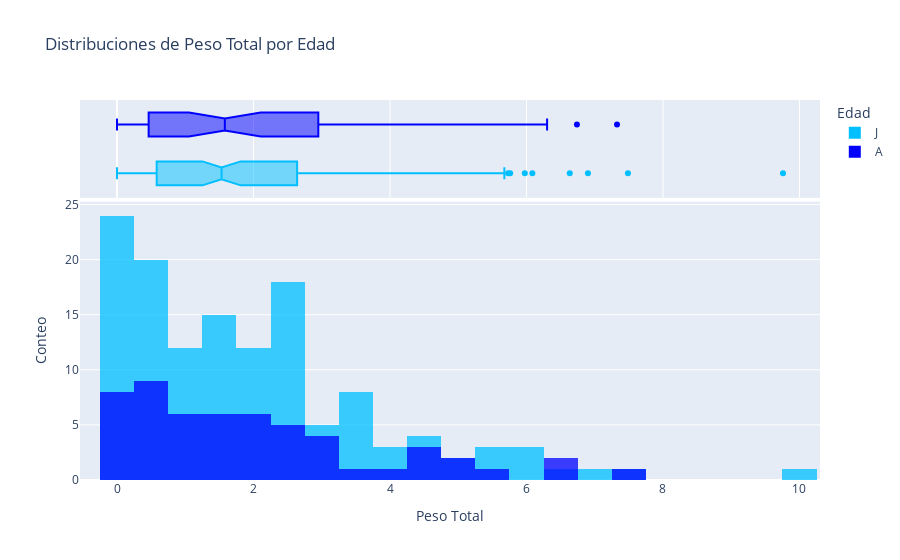

The notebook cell this image was saved under:
### Markdown cell above
#### ¿Existe una relación entre el peso total del buche y la edad de los sujetos?

### Code cell
# Hhistogramas y boxplots del peso total por edad
fig = px.histogram(df, x='peso total', color='edad', color_discrete_map={'J': 'deepskyblue', 'A': 'blue'}, marginal='box',
                   title='Distribuciones de Peso Total por Edad',
                   labels={'peso total': 'Peso Total', 'edad': 'Edad', 'ylabel': 'conteo'},
                   barmode='overlay', opacity=0.75)

# Cambiar el nombre del eje y solo en el histograma
fig.update_yaxes(title_text='Conteo', row=1, col=1)

# Desplegar gráfica
fig.show()

### Figure 1 — Plotly figure (JSON) as saved in the notebook; plotly's stock layout.template omitted (floating-point values rounded to 4 significant figures; data arrays with more than 128 entries replaced by an {"elided": "..."} marker saying what was removed)
{"data": [{"alignmentgroup": "True", "bingroup": "x", "hovertemplate": "Edad=J<br>Peso Total=%{x}<br>count=%{y}<extra></extra>", "legendgroup": "J", "marker": {"color": "deepskyblue", "opacity": 0.75, "pattern": {"shape": ""}}, "name": "J", "offsetgroup": "J", "orientation": "v", "showlegend": true, "type": "histogram", "x": {"elided": "133 float values"}, "xaxis": "x", "yaxis": "y"}, {"alignmentgroup": "True", "hovertemplate": "Edad=J<br>Peso Total=%{x}<extra></extra>", "legendgroup": "J", "marker": {"color": "deepskyblue"}, "name": "J", "notched": true, "offsetgroup": "J", "showlegend": false, "type": "box", "x": {"elided": "133 float values"}, "xaxis": "x2", "yaxis": "y2"}, {"alignmentgroup": "True", "bingroup": "x", "hovertemplate": "Edad=A<br>Peso Total=%{x}<br>count=%{y}<extra></extra>", "legendgroup": "A", "marker": {"color": "blue", "opacity": 0.75, "pattern": {"shape": ""}}, "name": "A", "offsetgroup": "A", "orientation": "v", "showlegend": true, "type": "histogram", "x": [5.456, 2.98, 1.581, 1.058, 1.34, 2.679, 5.154, 6.302, 4.476, 0, 1.253, 0.7033, 0.0734, 0.5485, 0.3335, 1.283, 2.198, 2.031, 3.339, 2.047, 0.4589, 2.195, 0, 1.003, 4.628, 0.4775, 0.9422, 4.935, 2.999, 4.462, 0.2927, 1.53, 2.09, 0.4312, 0, 0, 0.3094, 1.083, 3.003, 2.573, 6.739, 2.018, 0, 0.0131, 3.815, 1.58, 2.744, 1, 2.86, 0.9161, 2.412, 0.2035, 2.592, 0.3501, 7.327], "xaxis": "x", "yaxis": "y"}, {"alignmentgroup": "True", "hovertemplate": "Edad=A<br>Peso Total=%{x}<extra></extra>", "legendgroup": "A", "marker": {"color": "blue"}, "name": "A", "notched": true, "offsetgroup": "A", "showlegend": false, "type": "box", "x": [5.456, 2.98, 1.581, 1.058, 1.34, 2.679, 5.154, 6.302, 4.476, 0, 1.253, 0.7033, 0.0734, 0.5485, 0.3335, 1.283, 2.198, 2.031, 3.339, 2.047, 0.4589, 2.195, 0, 1.003, 4.628, 0.4775, 0.9422, 4.935, 2.999, 4.462, 0.2927, 1.53, 2.09, 0.4312, 0, 0, 0.3094, 1.083, 3.003, 2.573, 6.739, 2.018, 0, 0.0131, 3.815, 1.58, 2.744, 1, 2.86, 0.9161, 2.412, 0.2035, 2.592, 0.3501, 7.327], "xaxis": "x2", "yaxis": "y2"}], "layout": {"barmode": "overlay", "legend": {"title": {"text": "Edad"}, "tracegroupgap": 0}, "title": {"text": "Distribuciones de Peso Total por Edad"}, "xaxis": {"anchor": "y", "domain": [0, 1], "title": {"text": "Peso Total"}}, "xaxis2": {"anchor": "y2", "domain": [0, 1], "matches": "x", "showgrid": true, "showticklabels": false}, "yaxis": {"anchor": "x", "domain": [0, 0.7326], "title": {"text": "Conteo"}}, "yaxis2": {"anchor": "x2", "domain": [0.7426, 1], "matches": "y2", "showgrid": false, "showline": false, "showticklabels": false, "ticks": ""}}}
